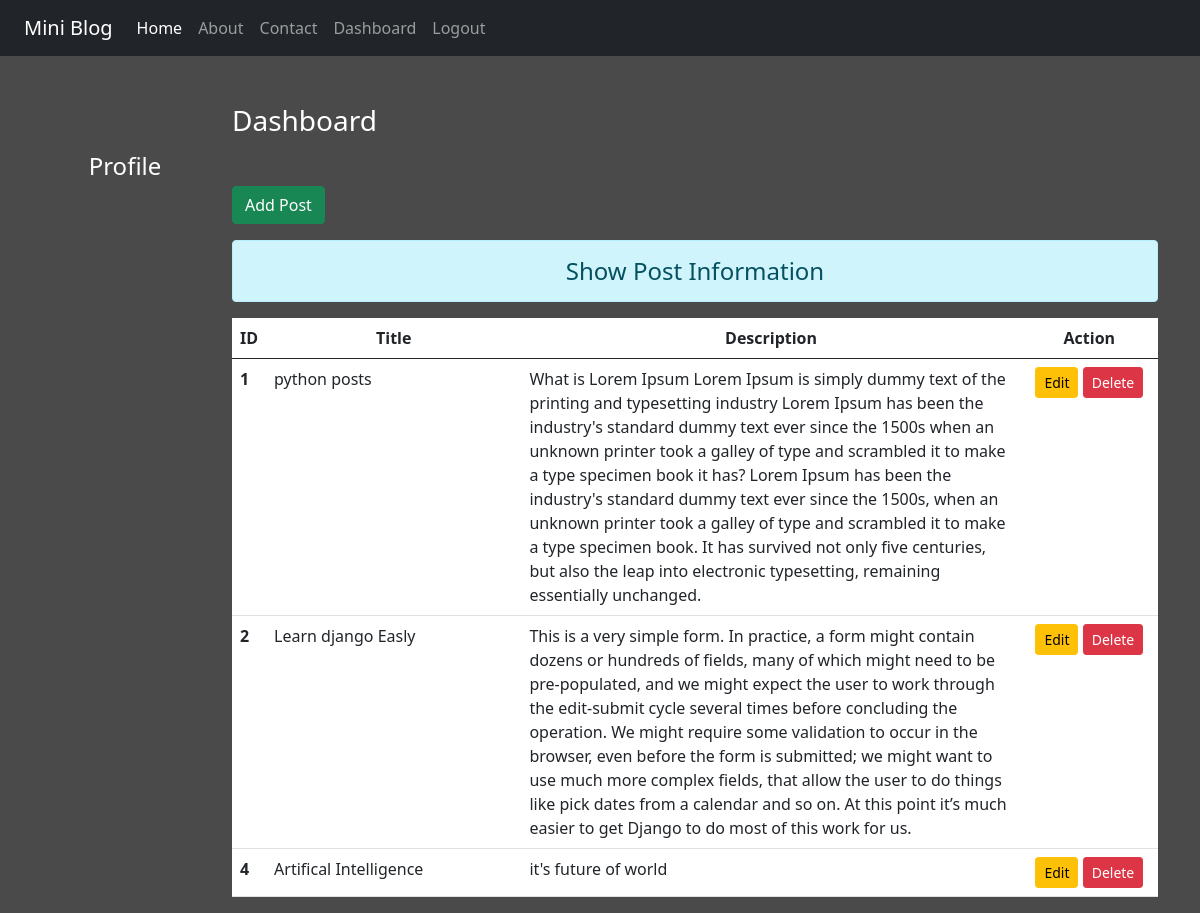
The page /dashboard/ (signed in) on the database its author committed.
### webapp/models.py (models this page shows)
class Post(models.Model):
    title= models.CharField(max_length=150)
    desc = models.TextField()

### webapp/views.py (the view)
# urls.py: path('dashboard/',views.Dashboard, name='dashboard'),
def Dashboard(request):
  if request.user.is_authenticated:
      posts = Post.objects.all()
      user = request.user
      full_name = user.get_full_name()
      gps = user.groups.all()
      return render(request, 'app/dashboard.html',{'posts':posts, 'full_name':full_name, 'groups':gps})
  else:
      return HttpResponseRedirect('/login/')

### webapp/templates/app/dashboard.html (shortened to what this page needs)
{% extends 'app/base.html' %}
{% load static %}
{% block side %}
<div class="col-sm-2 text-white my-5 text-center">
    <h4 class="my-5">Profile</h4>
</div>
{% endblock side %}
{% block content %}
<div class="col-sm-10">
  <h3 class="text-white my-5">Dashboard</h3>
  <a href="{% url 'addpost' %}" class="btn btn-success">Add Post</a>
  <h4 class="text-center alert alert-info mt-3">Show Post Information</h4>
    {% if posts %}
      <table class="table table-hover bg-white">
        <thead>
          <tr class="text-center">
            <th scope="col" style="width:2%">ID</th>
            <th scope="col" style="width:28%">Title</th>
            <th scope="col" style="width:55%">Description</th>
            <th scope="col" style="width:15%">Action</th>
          </tr>
        </thead>
        <tbody>
         {% for post in posts %}
         <tr>
           <th scope="row">{{post.id}}</th>
           <td>{{post.title}}</td>
           <td>{{post.desc}}</td>
           <td class="text-center">
             <a href="{% url 'updatepost' post.id %}" class="btn btn-warning btn-sm">Edit</a>
               {% if perms.webapp.delete_post %}
             <form action="{% url 'deletepost' post.id %}" method="post" class="d-inline">
             <input type="submit" class="btn btn-danger btn-sm" value="Delete">
             </form>
               {% endif %}
           </td>
         </tr>
         {% endfor %}
       </tbody>
      </table>
  {% else %}
   <h4 class="text-center alert alert-warning">No Records</h4>
  {% endif %}
</div>
{% endblock content %}

### webapp/templates/app/base.html (shortened to what this page needs)
<!DOCTYPE html>
{% load static %}
<html lang="en">
<head>
    <link rel="stylesheet" href="{% static 'pro/css/bootstrap.min.css'%}">
    <link rel="stylesheet" href="{% static 'pro/css/style.css'%}">
</head>
<body>
<div class="container-fluid bg-dark">
    {% include 'app/navbar.html' %}
</div>
<div class="container">
    <div class="row">
      {% block side %}
      {% endblock side %}
      {% block content %}
      {% endblock content %}
    </div>
</div>
</body>
</html>

### webapp/templates/app/navbar.html (shortened to what this page needs)
<nav class="navbar navbar-expand-lg navbar-dark bg-dark">
  <div class="container-fluid">
    <a class="navbar-brand" href="#">Mini Blog</a>
    <div class="collapse navbar-collapse" id="navbarNav">
      <ul class="navbar-nav">
        <li class="nav-item">
          <a class="nav-link active" aria-current="page" href="/">Home</a>
        </li>
        <li class="nav-item">
          <a class="nav-link" href="{% url 'about' %}">About</a>
        </li>
        <li class="nav-item">
          <a class="nav-link" href="{% url 'contact' %}">Contact</a>
        </li>
          {% if request.user.is_authenticated %}
        <li class="nav-item">
          <a class="nav-link" href="{% url 'dashboard' %}">Dashboard</a>
        </li>
         <li class="nav-item">
          <a class="nav-link" href="{% url 'logout' %}">Logout</a>
        </li>
          {% endif %}
      </ul>
    </div>
  </div>
</nav>

### webapp/static/pro/css/style.css (style rules this page uses)
body { background-color:rgb(75,74,74); color: antiquewhite; }

### rows shown on the page
Post: id "1", title "python posts", desc "What is Lorem Ipsum Lorem Ipsum is simply dummy text of the printing and typesetting industry Lorem Ipsum has been the industry's standard dummy text ever since the 1500s when an unknown printer took a galley of type and scrambled it to make a type specimen book it has? Lorem Ipsum has been the industry's standard dummy text ever since the 1500s, when an unknown printer took a galley of type and scrambled it to make a type specimen book. It has survived not only five centuries, but also the leap into electronic typesetting, remaining essentially unchanged."
Post: id "2", title "Learn django Easly", desc "This is a very simple form. In practice, a form might contain dozens or hundreds of fields, many of which might need to be pre-populated, and we might expect the user to work through the edit-submit cycle several times before concluding the operation. We might require some validation to occur in the browser, even before the form is submitted; we might want to use much more complex fields, that allow the user to do things like pick dates from a calendar and so on. At this point it’s much easier to get Django to do most of this work for us."
Post: id "4", title "Artifical Intelligence", desc "it's future of world"
